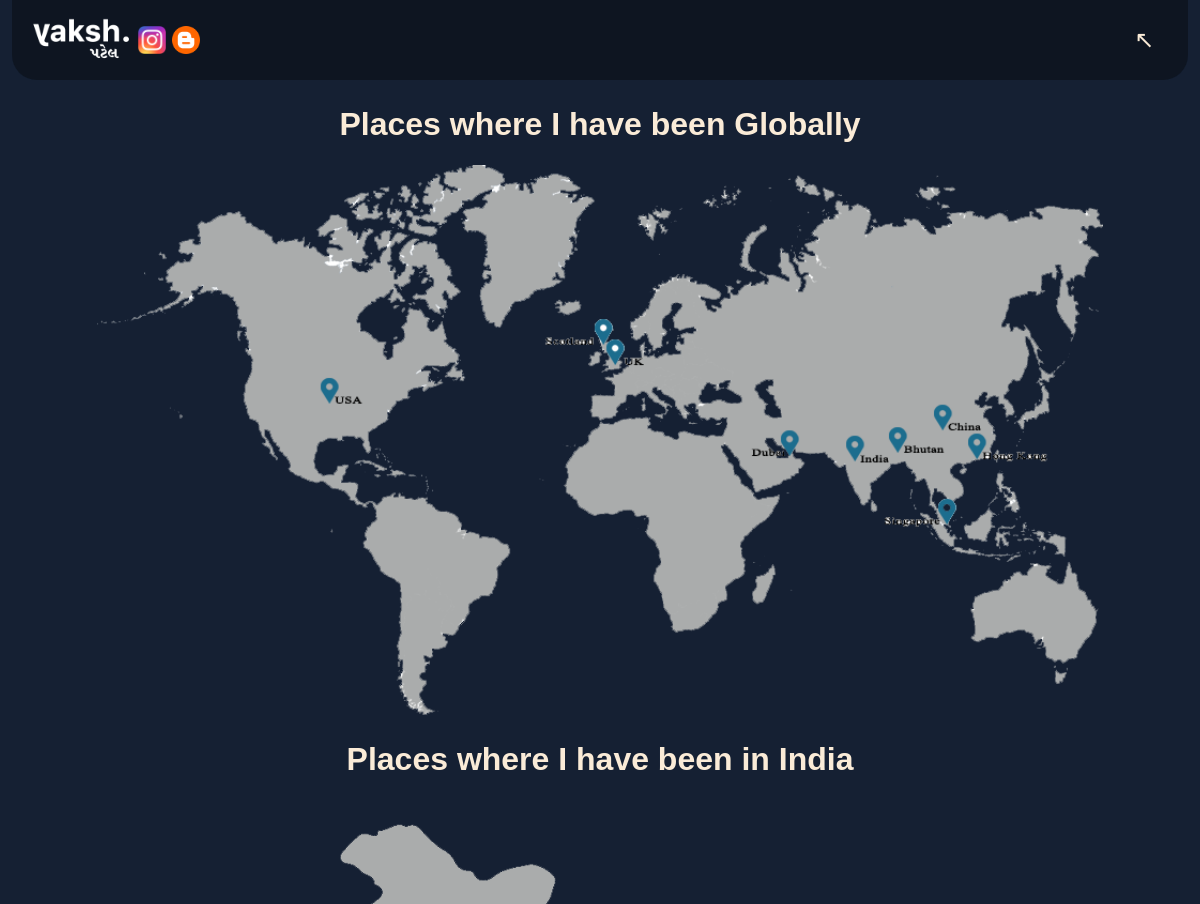
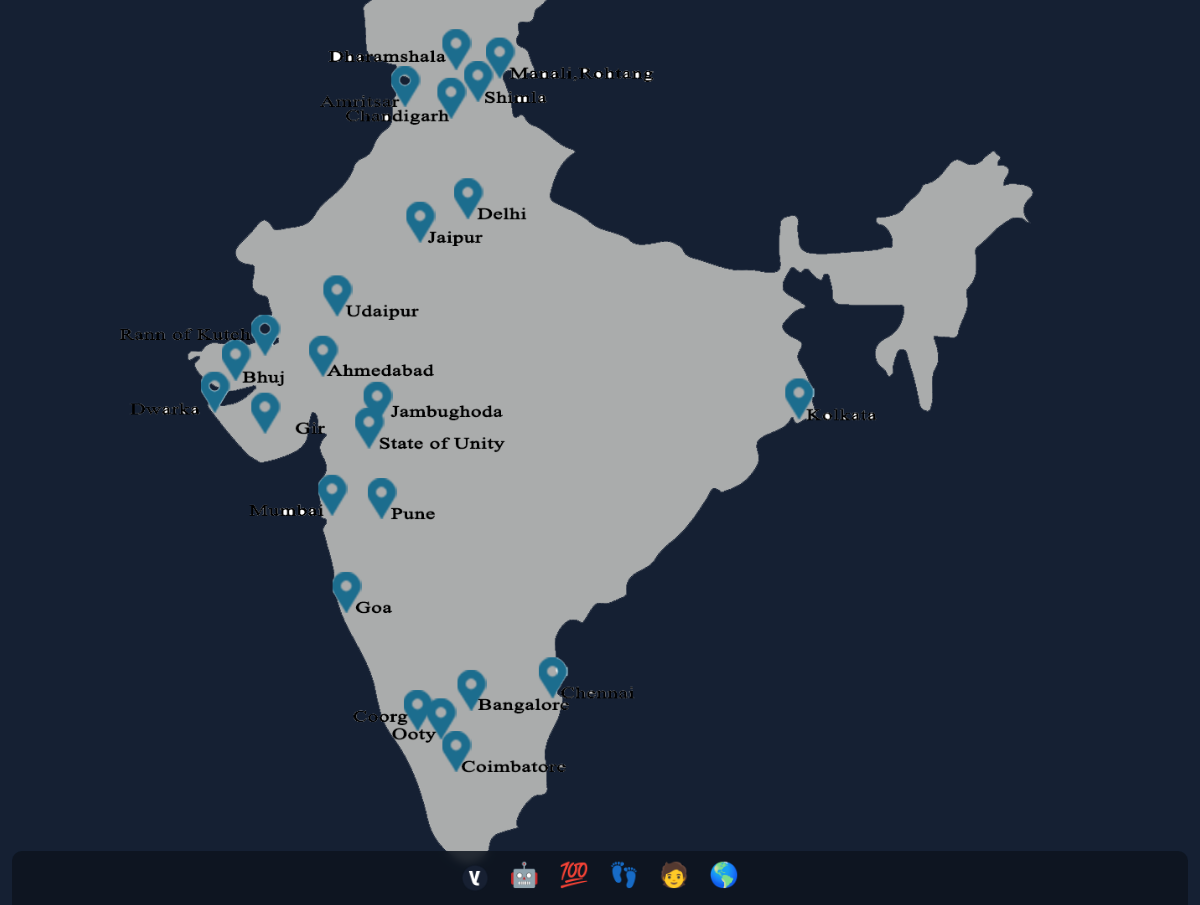
The page /travel/ on the database as committed earlier (2 pictures, top to bottom).
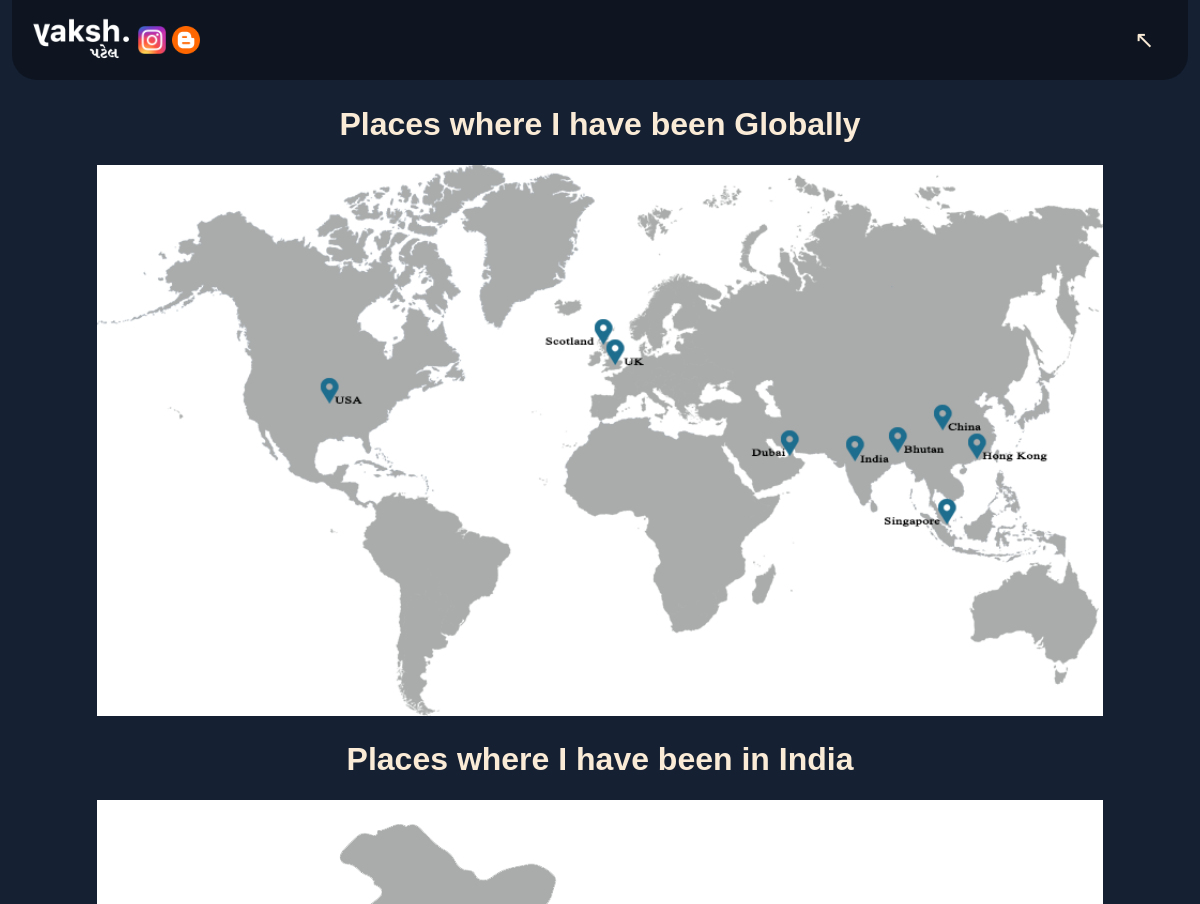
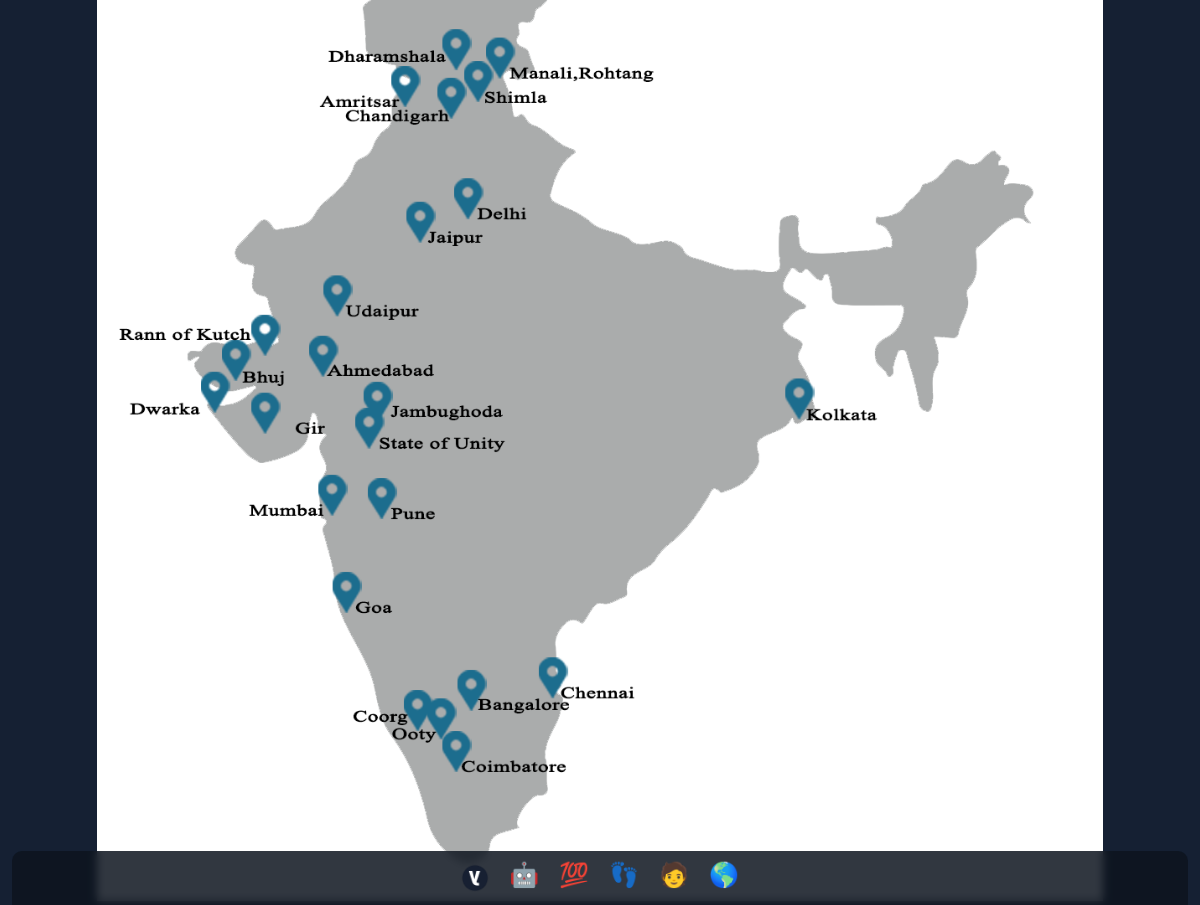
The same page on the database as committed later (2 pictures, top to bottom).
### main/models.py (models this page shows)
class TravelMap(models.Model):
    World_Image = models.ImageField(upload_to=path_travel_title, default="", null=True, blank=True)
    India_Image = models.ImageField(upload_to=path_travel_title, default="", null=True, blank=True)

### main/views.py (the view)
# urls.py: path('travel/', mainViews.Travel)
def Travel(request, *args, **kwargs):
    Maps = TravelMap.objects.first()
    context = {
        "Maps": Maps
    }
    return render(request, 'travel/travel.html', context)

### templates/travel/travel.html (shortened to what this page needs)
{% extends 'base/base.html' %}
{% load static %}
{% block head %}
    <link rel="stylesheet" href="{% static 'css/travel.css' %}">
{% endblock head %}
{% block content %}
    <div class="page">
        <div class="Travel-Images">
            {% if Maps.World_Image %}
            <h1>Places where I have been Globally</h1>
            <img src="{{ Maps.World_Image.url }}">{% endif %}
            <h1>Places where I have been in India</h1>
            {% if Maps.World_Image.url %}<img src="{{ Maps.India_Image.url }}">{% endif %}
        </div>
    </div>
{% endblock content %}

### templates/base/base.html (shortened to what this page needs)
{% load static %}
<!DOCTYPE html>
<html lang="en">
<head>
    {% block head %}
    {% endblock head %}
    <link rel="stylesheet" href="{% static 'css/base.css' %}">
</head>
<body>
{% include 'base/navbar.html' %}
{% block content %}{% endblock content %}
</body>
</html>

### templates/base/navbar.html
{% load static %}
<link rel="stylesheet" href="{% static 'css/navbar.css' %}">
<header class="navbar">
    <div class="home_socials">
        <a href="/" class="header_links"><img src="{% static 'img/header.png' %}" alt="Home"></a>
        <div class="social_links">
            <a href="https://www.instagram.com/_yaksh396.phs/" class="social_links_img">
                <img src="{% static 'img/Instagram_logo.png' %}" alt="Instagram">
            </a>
            <a href="https://yakshsjournal.blogspot.com/" class="social_links_img">
                <img src="{% static 'img/blogger.png' %}" alt="Blog">
            </a>
        </div>
    </div>
    <a class="nav_links" href="javascript:history.back()">↖</a>
</header>
<div class="dock">
    <a href="/">
        <img src="{% static 'img/favicon.png' %}" alt="Home">
    </a>
    <a title="Projects" href="/projects">🤖</a>
    <a title="Academics" href="/academics/">💯</a>
    <a title="Community Services" href="/services/">👣</a>
    <a title="About & Contact" href="/about">🧑</a>
    <a title="Travels" href="/travel">🌎</a>
</div>

### main/static/css/travel.css (style rules this page uses)
.page { display: flex; flex-wrap: wrap; justify-content: center; position: absolute; width: 98%; left: 50%; top: 65px; transform: translate(-50%,0); margin-top: 20px; }
.Travel-Images { width: 95%; text-align: center; }
.Travel-Images img { width: 90%; }

### main/static/css/base.css (style rules this page uses)
body { background-color: #152033; color: antiquewhite; font-family: "San Fransisco", sans-serif; }

### main/static/css/navbar.css (style rules this page uses)
.navbar { position: fixed; left: 50%; transform: translate(-50%,0); z-index: 998; color: antiquewhite; background-color: rgba(14,20,31,0.85); display: flex; justify-content: space-between; align-items: center; height: 5rem; width: 98%; border-radius: 0 0 25px 25px; backdrop-filter: blur(4px); -webkit-backdrop-filter: blur(2px); top: 0; font-family: "San Fransisco", sans-serif; }
ul, li, a { text-decoration: none; color: antiquewhite; list-style: none; text-align: right; }
.nav_links { border-radius: 10px; font-size: 1.5rem; color: antiquewhite; margin: 5px 1.5% 5px 0; border: none; background: none; padding: 16px 16px 16px 0; }
.home_socials { display: flex; flex-wrap: wrap; left: 18px; position: relative; }
.header_links img { height: 4.5rem; }
.social_links { display: flex; justify-content: space-evenly; align-items: center; margin-left: 3px; }
.social_links a { text-align: center; height: 1.75rem; margin: 0; padding: 3px; }
.social_links img { height: 1.75rem; margin: 0; padding: 0; }
.dock { position: fixed; bottom: 0; left: 50%; transform: translate(-50%, 0); border-radius: 10px 10px 0 0; background-color: rgba(14,20,31,0.85); display: flex; flex-wrap: wrap; justify-content: center; width: 98%; z-index: 998; backdrop-filter: blur(4px); -webkit-backdrop-filter: blur(2px); }
.dock a { font-size: 1.5rem; padding: 10px; justify-items: center; }
.dock img { height: 1.75rem; position: relative; top: 10%; }

Rows that differ between the two databases and show on the page:
changed TravelMap: World_Image: a different picture; India_Image: a different picture
